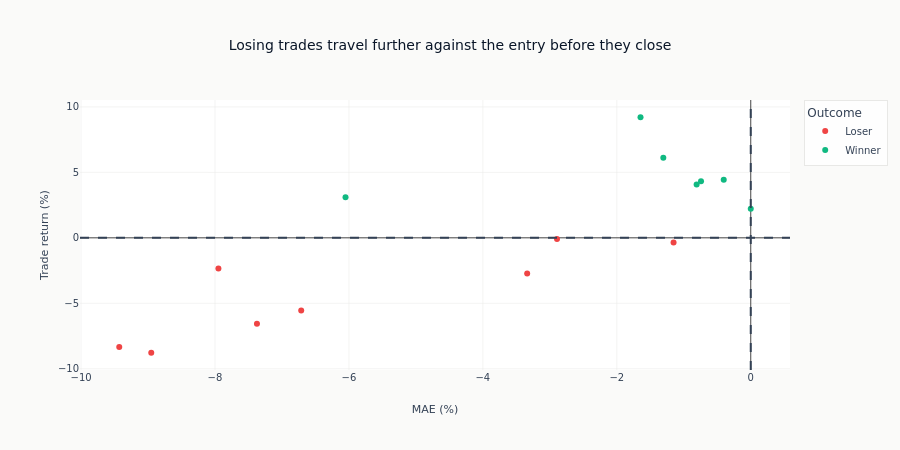

The cell this chart's notebook holds for it:
### Markdown cell above
**Interpretation**: The split-specific table shows whether the calibration pattern
holds on trades the calibration never saw. MAE/MFE remains a post-hoc diagnostic: the future
outcome label organizes the evidence but never enters a pre-trade feature.

### Code cell
future_excursions = mae_mfe_df.filter(pl.col("split") == "future").with_columns(
    outcome=pl.when("is_winner").then(pl.lit("Winner")).otherwise(pl.lit("Loser"))
)
future_excursions_pd = future_excursions.to_pandas()
future_mae_by_outcome = future_excursions.group_by("outcome").agg(pl.col("mae_pct").mean())
future_mae_gap = abs(
    future_mae_by_outcome.filter(pl.col("outcome") == "Loser")["mae_pct"][0]
) - abs(future_mae_by_outcome.filter(pl.col("outcome") == "Winner")["mae_pct"][0])

fig = px.scatter(
    future_excursions_pd,
    x="mae_pct",
    y="trade_return",
    color="outcome",
    color_discrete_map={"Winner": COLORS["positive"], "Loser": COLORS["negative"]},
    title="Losing trades travel further against the entry before they close",
    labels={"mae_pct": "MAE (%)", "trade_return": "Trade return (%)", "outcome": "Outcome"},
)

fig.add_hline(y=0, line_dash="dash", line_color=COLORS["neutral"])
fig.add_vline(x=0, line_dash="dash", line_color=COLORS["neutral"])

fig.update_layout(height=450)
show_plotly_with_alt(
    fig,
    "Two return distributions on shared axes, full exits against scale-outs. The scale-out distribution is narrower at both ends.",
)

### Figure 1 — Plotly figure (JSON) as saved in the notebook; plotly's stock layout.template omitted (floating-point values rounded to 4 significant figures)
{"data": [{"hovertemplate": "Outcome=Loser<br>MAE (%)=%{x}<br>Trade return (%)=%{y}<extra></extra>", "legendgroup": "Loser", "marker": {"color": "#ef4444", "symbol": "circle"}, "mode": "markers", "name": "Loser", "orientation": "v", "showlegend": true, "type": "scatter", "x": [-7.949, -8.952, -7.373, -9.43, -1.153, -6.713, -2.893, -3.338], "xaxis": "x", "y": [-2.349, -8.777, -6.554, -8.338, -0.3572, -5.558, -0.08746, -2.723], "yaxis": "y"}, {"hovertemplate": "Outcome=Winner<br>MAE (%)=%{x}<br>Trade return (%)=%{y}<extra></extra>", "legendgroup": "Winner", "marker": {"color": "#10b981", "symbol": "circle"}, "mode": "markers", "name": "Winner", "orientation": "v", "showlegend": true, "type": "scatter", "x": [-1.646, -6.051, -1.306, 0.0, -0.7425, -0.4035, -0.8079], "xaxis": "x", "y": [9.209, 3.101, 6.122, 2.214, 4.312, 4.434, 4.081], "yaxis": "y"}], "layout": {"height": 450, "legend": {"title": {"text": "Outcome"}, "tracegroupgap": 0}, "shapes": [{"line": {"color": "#334155", "dash": "dash"}, "type": "line", "x0": 0, "x1": 1, "xref": "x domain", "y0": 0, "y1": 0, "yref": "y"}, {"line": {"color": "#334155", "dash": "dash"}, "type": "line", "x0": 0, "x1": 0, "xref": "x", "y0": 0, "y1": 1, "yref": "y domain"}], "title": {"text": "Losing trades travel further against the entry before they close"}, "xaxis": {"anchor": "y", "domain": [0.0, 1.0], "title": {"text": "MAE (%)"}}, "yaxis": {"anchor": "x", "domain": [0.0, 1.0], "title": {"text": "Trade return (%)"}}}}
